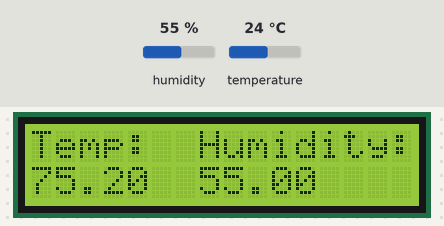
The sketch below on a simulated Arduino Uno, built with avr-gcc and run on an emulated ATmega328P. On the bench: 16×2 character LCD. Inputs (shaded band) come from the test bench; at power-on: humidity 55 %, temperature 24 °C.

Above: at 1.2 s.
1.3 s: humidity set to 22 %
At 3.3 s:
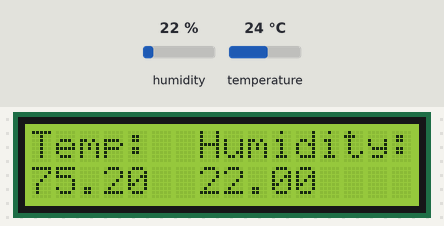
4.1 s: temperature set to 12 °C
At 6.1 s:
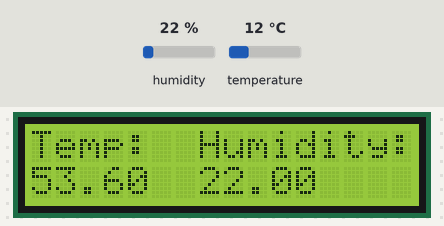
6.9 s: humidity set to 40 %
At 9.1 s:
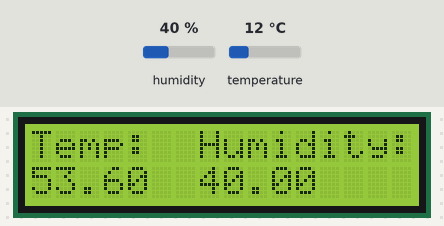
10.2 s: temperature set to 19 °C
At 11.8 s:
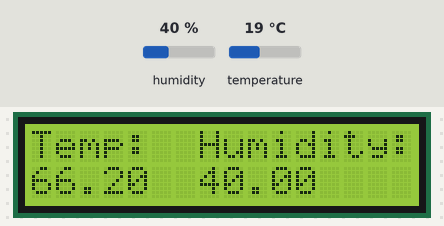
Timing chart, 0 to 13.3 s (numbered marks = the images above; inputs shaded):
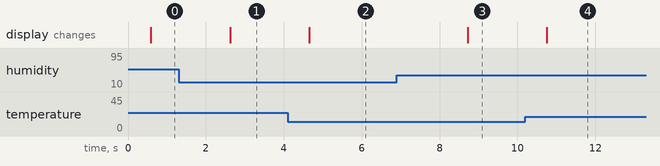

The sketch:

read_value_of_H_and_T_value_Ardunino.ino
```cpp
/*
Hardware- Arduino uno, Breadboard, DHT11 temperature and humidity sensor ,10k ohm potentiometer, 16x2 LCD screen, tactile button, USB A-B cable, Power Bank , Jumper Wires
*/

// Adding the library code requird for this program:
#include <LiquidCrystal.h>
#include "DHT.h"
#define DHTPIN 8 // set the DHT Pin

// initialize the library with the numbers of the interface pins
LiquidCrystal lcd (12,11,5,4,3,2);
#define DHTTYPE DHT11
DHT dht(DHTPIN, DHTTYPE);

void setup() {

  lcd.begin(16,2);  // set up the LCD's number of columns and rows:
  dht.begin();
  lcd.print("Temp:  Humidity:");   // Print a message to the LCD.

}

void loop() {

  delay(500);
  // set the cursor to column 0, line 1
  // (note: line 1 is the second row, since counting begins with 0):
  lcd.setCursor(0,1);
  float h = dht.readHumidity();  // read humidity
  float f = dht.readTemperature(true);  //read temperature in Fahrenheit

  if (isnan(h) || isnan(f)){
    lcd.print("ERROR");
    return;
  }

  lcd.print(f);
  lcd.setCursor(7,1);
  lcd.print(h);

}
```

Measured:
- after the input at 1.3 s, the display: changes after 1.3 s (image 1)
- after the input at 4.1 s, the display: changes after 0.56 s (image 2)
- after the input at 6.9 s, the display: changes after 1.8 s (image 3)
- after the input at 10.2 s, the display: changes after 0.55 s (image 4)
